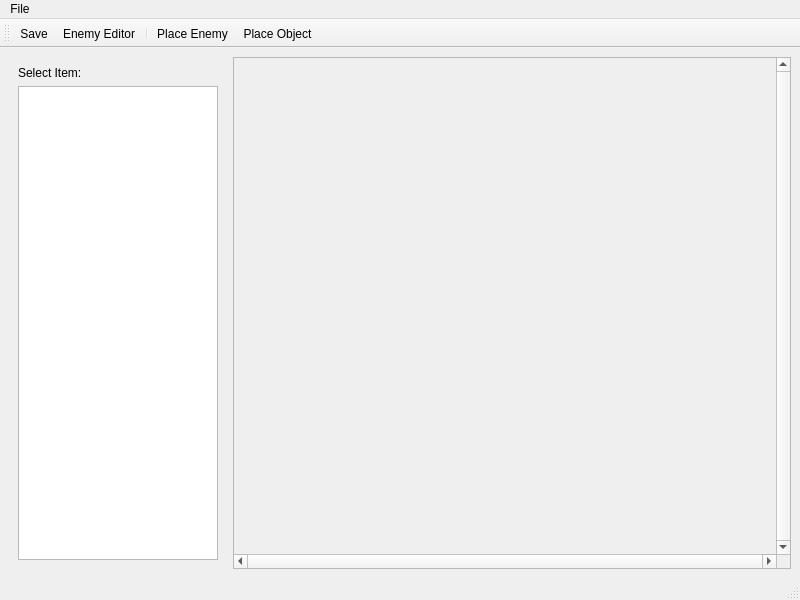
<?xml version="1.0" encoding="UTF-8"?>
<ui version="4.0">
 <class>MainWindow</class>
 <widget class="QMainWindow" name="MainWindow">
  <property name="geometry">
   <rect>
    <x>0</x>
    <y>0</y>
    <width>800</width>
    <height>600</height>
   </rect>
  </property>
  <property name="windowTitle">
   <string>MainWindow</string>
  </property>
  <widget class="QWidget" name="centralwidget">
   <property name="sizePolicy">
    <sizepolicy hsizetype="Preferred" vsizetype="Preferred">
     <horstretch>0</horstretch>
     <verstretch>0</verstretch>
    </sizepolicy>
   </property>
   <layout class="QHBoxLayout" name="horizontalLayout_2">
    <item>
     <widget class="QWidget" name="HorizontalLayoutWidget" native="true">
      <property name="sizePolicy">
       <sizepolicy hsizetype="Fixed" vsizetype="Minimum">
        <horstretch>0</horstretch>
        <verstretch>0</verstretch>
       </sizepolicy>
      </property>
      <layout class="QHBoxLayout" name="horizontalLayout">
       <property name="sizeConstraint">
        <enum>QLayout::SetMinimumSize</enum>
       </property>
       <item>
        <layout class="QVBoxLayout" name="verticalLayout">
         <property name="rightMargin">
          <number>0</number>
         </property>
         <item>
          <widget class="QLabel" name="label">
           <property name="maximumSize">
            <size>
             <width>200</width>
             <height>16777215</height>
            </size>
           </property>
           <property name="text">
            <string>Select Item:</string>
           </property>
          </widget>
         </item>
         <item>
          <widget class="QListView" name="listView">
           <property name="maximumSize">
            <size>
             <width>200</width>
             <height>16777215</height>
            </size>
           </property>
          </widget>
         </item>
        </layout>
       </item>
      </layout>
     </widget>
    </item>
    <item>
     <widget class="QScrollArea" name="scrollArea">
      <property name="verticalScrollBarPolicy">
       <enum>Qt::ScrollBarAlwaysOn</enum>
      </property>
      <property name="horizontalScrollBarPolicy">
       <enum>Qt::ScrollBarAlwaysOn</enum>
      </property>
      <property name="sizeAdjustPolicy">
       <enum>QAbstractScrollArea::AdjustIgnored</enum>
      </property>
      <property name="widgetResizable">
       <bool>false</bool>
      </property>
      <widget class="QWidget" name="scrollAreaWidgetContents">
       <property name="geometry">
        <rect>
         <x>0</x>
         <y>0</y>
         <width>372</width>
         <height>473</height>
        </rect>
       </property>
       <property name="sizePolicy">
        <sizepolicy hsizetype="Expanding" vsizetype="Expanding">
         <horstretch>100</horstretch>
         <verstretch>100</verstretch>
        </sizepolicy>
       </property>
       <widget class="MapAreaWidget" name="editAreaWidget" native="true">
        <property name="geometry">
         <rect>
          <x>0</x>
          <y>0</y>
          <width>341</width>
          <height>281</height>
         </rect>
        </property>
       </widget>
      </widget>
     </widget>
    </item>
   </layout>
  </widget>
  <widget class="QMenuBar" name="menubar">
   <property name="geometry">
    <rect>
     <x>0</x>
     <y>0</y>
     <width>800</width>
     <height>27</height>
    </rect>
   </property>
   <widget class="QMenu" name="menuFile">
    <property name="title">
     <string>File</string>
    </property>
    <addaction name="actionSave"/>
    <addaction name="actionQuit"/>
   </widget>
   <addaction name="menuFile"/>
  </widget>
  <widget class="QStatusBar" name="statusbar"/>
  <widget class="QToolBar" name="toolBar">
   <property name="windowTitle">
    <string>toolBar</string>
   </property>
   <attribute name="toolBarArea">
    <enum>TopToolBarArea</enum>
   </attribute>
   <attribute name="toolBarBreak">
    <bool>false</bool>
   </attribute>
   <addaction name="actionSave"/>
   <addaction name="actionEnemy_Editor"/>
   <addaction name="separator"/>
   <addaction name="actionPlace_Enemy"/>
   <addaction name="actionPlace_Object"/>
  </widget>
  <action name="actionSave">
   <property name="icon">
    <iconset>
     <normalon>:/icons/icons/file-save.svg</normalon>
    </iconset>
   </property>
   <property name="text">
    <string>Save</string>
   </property>
  </action>
  <action name="actionQuit">
   <property name="icon">
    <iconset>
     <normalon>:/icons/icons/exit.svg</normalon>
    </iconset>
   </property>
   <property name="text">
    <string>Quit</string>
   </property>
  </action>
  <action name="actionEnemy_Editor">
   <property name="icon">
    <iconset>
     <normalon>:/icons/icons/add-files-to-archive-symbolic.svg</normalon>
    </iconset>
   </property>
   <property name="text">
    <string>Enemy Editor</string>
   </property>
   <property name="menuRole">
    <enum>QAction::NoRole</enum>
   </property>
  </action>
  <action name="actionPlace_Enemy">
   <property name="checkable">
    <bool>true</bool>
   </property>
   <property name="icon">
    <iconset>
     <normalon>:/icons/icons/amarok_artist.svg</normalon>
    </iconset>
   </property>
   <property name="text">
    <string>Place Enemy</string>
   </property>
   <property name="menuRole">
    <enum>QAction::NoRole</enum>
   </property>
  </action>
  <action name="actionPlace_Object">
   <property name="checkable">
    <bool>true</bool>
   </property>
   <property name="icon">
    <iconset>
     <normalon>:/icons/icons/extension-symbolic.svg</normalon>
    </iconset>
   </property>
   <property name="text">
    <string>Place Object</string>
   </property>
   <property name="menuRole">
    <enum>QAction::NoRole</enum>
   </property>
  </action>
 </widget>
 <customwidgets>
  <customwidget>
   <class>MapAreaWidget</class>
   <extends>QWidget</extends>
   <header>widgets/mapareawidget.h</header>
   <container>1</container>
  </customwidget>
 </customwidgets>
 <resources/>
 <connections/>
</ui>
